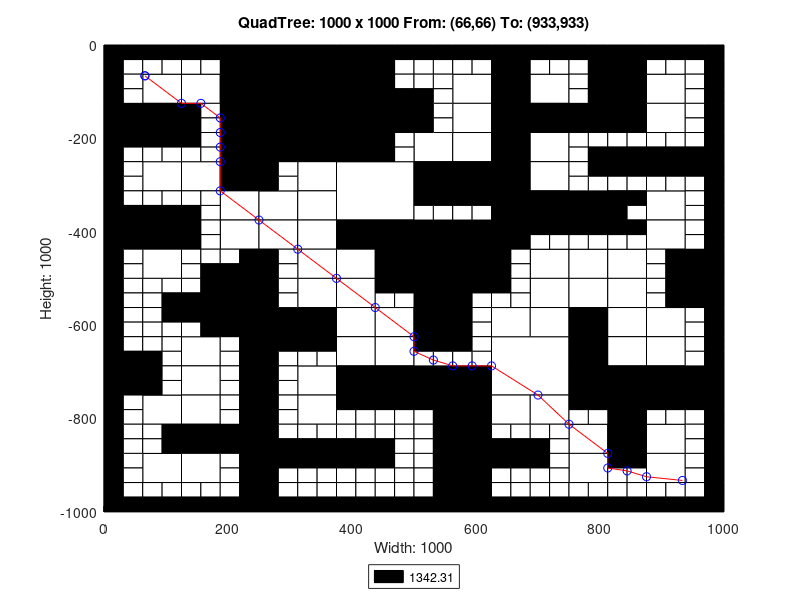

Here is the MATLAB script that generated this plot:
axis([0 1000 -1000 0]);
title('QuadTree: 1000 x 1000 From: (66,66) To: (933,933)');
xlabel('Width: 1000');
ylabel('Height: 1000');
rectangle('Position',[250 -125 125 125], 'FaceColor',[0 0 0]);
rectangle('Position',[250 -250 125 125], 'FaceColor',[0 0 0]);
rectangle('Position',[375 -375 125 125], 'FaceColor',[1 1 1]);
rectangle('Position',[500 -500 125 125], 'FaceColor',[0 0 0]);
rectangle('Position',[625 -750 125 125], 'FaceColor',[1 1 1]);
rectangle('Position',[62.5 -125 62.5 62.5], 'FaceColor',[1 1 1]);
rectangle('Position',[187.5 -62.5 62.5 62.5], 'FaceColor',[0 0 0]);
rectangle('Position',[125 -125 62.5 62.5], 'FaceColor',[1 1 1]);
rectangle('Position',[187.5 -125 62.5 62.5], 'FaceColor',[0 0 0]);
rectangle('Position',[0 -187.5 62.5 62.5], 'FaceColor',[0 0 0]);
rectangle('Position',[62.5 -187.5 62.5 62.5], 'FaceColor',[0 0 0]);
rectangle('Position',[187.5 -187.5 62.5 62.5], 'FaceColor',[0 0 0]);
rectangle('Position',[187.5 -250 62.5 62.5], 'FaceColor',[0 0 0]);
rectangle('Position',[375 -62.5 62.5 62.5], 'FaceColor',[0 0 0]);
rectangle('Position',[375 -125 62.5 62.5], 'FaceColor',[0 0 0]);
rectangle('Position',[375 -187.5 62.5 62.5], 'FaceColor',[0 0 0]);
rectangle('Position',[437.5 -187.5 62.5 62.5], 'FaceColor',[0 0 0]);
rectangle('Position',[375 -250 62.5 62.5], 'FaceColor',[0 0 0]);
rectangle('Position',[62.5 -312.5 62.5 62.5], 'FaceColor',[1 1 1]);
rectangle('Position',[125 -312.5 62.5 62.5], 'FaceColor',[1 1 1]);
rectangle('Position',[187.5 -312.5 62.5 62.5], 'FaceColor',[0 0 0]);
rectangle('Position',[187.5 -375 62.5 62.5], 'FaceColor',[1 1 1]);
rectangle('Position',[0 -437.5 62.5 62.5], 'FaceColor',[0 0 0]);
rectangle('Position',[62.5 -437.5 62.5 62.5], 'FaceColor',[0 0 0]);
rectangle('Position',[62.5 -500 62.5 62.5], 'FaceColor',[1 1 1]);
rectangle('Position',[187.5 -437.5 62.5 62.5], 'FaceColor',[1 1 1]);
rectangle('Position',[312.5 -312.5 62.5 62.5], 'FaceColor',[1 1 1]);
rectangle('Position',[250 -375 62.5 62.5], 'FaceColor',[1 1 1]);
rectangle('Position',[312.5 -375 62.5 62.5], 'FaceColor',[1 1 1]);
rectangle('Position',[250 -437.5 62.5 62.5], 'FaceColor',[1 1 1]);
rectangle('Position',[312.5 -437.5 62.5 62.5], 'FaceColor',[1 1 1]);
rectangle('Position',[312.5 -500 62.5 62.5], 'FaceColor',[1 1 1]);
rectangle('Position',[375 -437.5 62.5 62.5], 'FaceColor',[0 0 0]);
rectangle('Position',[437.5 -437.5 62.5 62.5], 'FaceColor',[0 0 0]);
rectangle('Position',[375 -500 62.5 62.5], 'FaceColor',[1 1 1]);
rectangle('Position',[437.5 -500 62.5 62.5], 'FaceColor',[0 0 0]);
rectangle('Position',[562.5 -125 62.5 62.5], 'FaceColor',[1 1 1]);
rectangle('Position',[625 -62.5 62.5 62.5], 'FaceColor',[0 0 0]);
rectangle('Position',[625 -125 62.5 62.5], 'FaceColor',[0 0 0]);
rectangle('Position',[687.5 -125 62.5 62.5], 'FaceColor',[1 1 1]);
rectangle('Position',[562.5 -187.5 62.5 62.5], 'FaceColor',[1 1 1]);
rectangle('Position',[500 -250 62.5 62.5], 'FaceColor',[1 1 1]);
rectangle('Position',[562.5 -250 62.5 62.5], 'FaceColor',[1 1 1]);
rectangle('Position',[625 -187.5 62.5 62.5], 'FaceColor',[0 0 0]);
rectangle('Position',[687.5 -187.5 62.5 62.5], 'FaceColor',[0 0 0]);
rectangle('Position',[625 -250 62.5 62.5], 'FaceColor',[0 0 0]);
rectangle('Position',[687.5 -250 62.5 62.5], 'FaceColor',[1 1 1]);
rectangle('Position',[812.5 -62.5 62.5 62.5], 'FaceColor',[0 0 0]);
rectangle('Position',[812.5 -125 62.5 62.5], 'FaceColor',[0 0 0]);
rectangle('Position',[875 -125 62.5 62.5], 'FaceColor',[1 1 1]);
rectangle('Position',[750 -187.5 62.5 62.5], 'FaceColor',[0 0 0]);
rectangle('Position',[812.5 -187.5 62.5 62.5], 'FaceColor',[0 0 0]);
rectangle('Position',[875 -187.5 62.5 62.5], 'FaceColor',[1 1 1]);
rectangle('Position',[500 -312.5 62.5 62.5], 'FaceColor',[0 0 0]);
rectangle('Position',[562.5 -312.5 62.5 62.5], 'FaceColor',[0 0 0]);
rectangle('Position',[625 -312.5 62.5 62.5], 'FaceColor',[0 0 0]);
rectangle('Position',[687.5 -312.5 62.5 62.5], 'FaceColor',[1 1 1]);
rectangle('Position',[625 -375 62.5 62.5], 'FaceColor',[0 0 0]);
rectangle('Position',[687.5 -375 62.5 62.5], 'FaceColor',[0 0 0]);
rectangle('Position',[625 -437.5 62.5 62.5], 'FaceColor',[0 0 0]);
rectangle('Position',[687.5 -500 62.5 62.5], 'FaceColor',[1 1 1]);
rectangle('Position',[750 -375 62.5 62.5], 'FaceColor',[0 0 0]);
rectangle('Position',[875 -375 62.5 62.5], 'FaceColor',[1 1 1]);
rectangle('Position',[750 -500 62.5 62.5], 'FaceColor',[1 1 1]);
rectangle('Position',[812.5 -500 62.5 62.5], 'FaceColor',[1 1 1]);
rectangle('Position',[875 -437.5 62.5 62.5], 'FaceColor',[1 1 1]);
rectangle('Position',[937.5 -500 62.5 62.5], 'FaceColor',[0 0 0]);
rectangle('Position',[187.5 -562.5 62.5 62.5], 'FaceColor',[0 0 0]);
rectangle('Position',[187.5 -625 62.5 62.5], 'FaceColor',[0 0 0]);
rectangle('Position',[0 -750 62.5 62.5], 'FaceColor',[0 0 0]);
rectangle('Position',[125 -687.5 62.5 62.5], 'FaceColor',[1 1 1]);
rectangle('Position',[125 -750 62.5 62.5], 'FaceColor',[1 1 1]);
rectangle('Position',[312.5 -562.5 62.5 62.5], 'FaceColor',[1 1 1]);
rectangle('Position',[250 -625 62.5 62.5], 'FaceColor',[0 0 0]);
rectangle('Position',[312.5 -625 62.5 62.5], 'FaceColor',[0 0 0]);
rectangle('Position',[375 -562.5 62.5 62.5], 'FaceColor',[1 1 1]);
rectangle('Position',[375 -625 62.5 62.5], 'FaceColor',[1 1 1]);
rectangle('Position',[437.5 -625 62.5 62.5], 'FaceColor',[1 1 1]);
rectangle('Position',[312.5 -750 62.5 62.5], 'FaceColor',[1 1 1]);
rectangle('Position',[375 -687.5 62.5 62.5], 'FaceColor',[1 1 1]);
rectangle('Position',[437.5 -687.5 62.5 62.5], 'FaceColor',[1 1 1]);
rectangle('Position',[375 -750 62.5 62.5], 'FaceColor',[0 0 0]);
rectangle('Position',[437.5 -750 62.5 62.5], 'FaceColor',[0 0 0]);
rectangle('Position',[62.5 -812.5 62.5 62.5], 'FaceColor',[1 1 1]);
rectangle('Position',[125 -812.5 62.5 62.5], 'FaceColor',[1 1 1]);
rectangle('Position',[125 -875 62.5 62.5], 'FaceColor',[0 0 0]);
rectangle('Position',[187.5 -875 62.5 62.5], 'FaceColor',[0 0 0]);
rectangle('Position',[62.5 -937.5 62.5 62.5], 'FaceColor',[1 1 1]);
rectangle('Position',[125 -937.5 62.5 62.5], 'FaceColor',[1 1 1]);
rectangle('Position',[312.5 -812.5 62.5 62.5], 'FaceColor',[1 1 1]);
rectangle('Position',[500 -562.5 62.5 62.5], 'FaceColor',[0 0 0]);
rectangle('Position',[500 -625 62.5 62.5], 'FaceColor',[0 0 0]);
rectangle('Position',[687.5 -562.5 62.5 62.5], 'FaceColor',[1 1 1]);
rectangle('Position',[625 -625 62.5 62.5], 'FaceColor',[1 1 1]);
rectangle('Position',[687.5 -625 62.5 62.5], 'FaceColor',[1 1 1]);
rectangle('Position',[500 -750 62.5 62.5], 'FaceColor',[0 0 0]);
rectangle('Position',[562.5 -750 62.5 62.5], 'FaceColor',[0 0 0]);
rectangle('Position',[750 -562.5 62.5 62.5], 'FaceColor',[1 1 1]);
rectangle('Position',[812.5 -562.5 62.5 62.5], 'FaceColor',[1 1 1]);
rectangle('Position',[750 -625 62.5 62.5], 'FaceColor',[0 0 0]);
rectangle('Position',[812.5 -625 62.5 62.5], 'FaceColor',[1 1 1]);
rectangle('Position',[937.5 -562.5 62.5 62.5], 'FaceColor',[0 0 0]);
rectangle('Position',[875 -625 62.5 62.5], 'FaceColor',[1 1 1]);
rectangle('Position',[750 -687.5 62.5 62.5], 'FaceColor',[0 0 0]);
rectangle('Position',[812.5 -687.5 62.5 62.5], 'FaceColor',[1 1 1]);
rectangle('Position',[750 -750 62.5 62.5], 'FaceColor',[0 0 0]);
rectangle('Position',[812.5 -750 62.5 62.5], 'FaceColor',[0 0 0]);
rectangle('Position',[875 -687.5 62.5 62.5], 'FaceColor',[1 1 1]);
rectangle('Position',[875 -750 62.5 62.5], 'FaceColor',[0 0 0]);
rectangle('Position',[937.5 -750 62.5 62.5], 'FaceColor',[0 0 0]);
rectangle('Position',[562.5 -812.5 62.5 62.5], 'FaceColor',[0 0 0]);
rectangle('Position',[562.5 -875 62.5 62.5], 'FaceColor',[0 0 0]);
rectangle('Position',[625 -812.5 62.5 62.5], 'FaceColor',[1 1 1]);
rectangle('Position',[687.5 -812.5 62.5 62.5], 'FaceColor',[1 1 1]);
rectangle('Position',[562.5 -937.5 62.5 62.5], 'FaceColor',[0 0 0]);
rectangle('Position',[562.5 -1000 62.5 62.5], 'FaceColor',[0 0 0]);
rectangle('Position',[812.5 -812.5 62.5 62.5], 'FaceColor',[0 0 0]);
rectangle('Position',[750 -875 62.5 62.5], 'FaceColor',[1 1 1]);
rectangle('Position',[812.5 -875 62.5 62.5], 'FaceColor',[0 0 0]);
rectangle('Position',[875 -875 62.5 62.5], 'FaceColor',[1 1 1]);
rectangle('Position',[750 -937.5 62.5 62.5], 'FaceColor',[1 1 1]);
rectangle('Position',[875 -937.5 62.5 62.5], 'FaceColor',[1 1 1]);
rectangle('Position',[0 -31.25 31.25 31.25], 'FaceColor',[0 0 0]);
rectangle('Position',[31.25 -31.25 31.25 31.25], 'FaceColor',[0 0 0]);
rectangle('Position',[0 -62.5 31.25 31.25], 'FaceColor',[0 0 0]);
rectangle('Position',[31.25 -62.5 31.25 31.25], 'FaceColor',[1 1 1]);
rectangle('Position',[62.5 -31.25 31.25 31.25], 'FaceColor',[0 0 0]);
rectangle('Position',[93.75 -31.25 31.25 31.25], 'FaceColor',[0 0 0]);
rectangle('Position',[62.5 -62.5 31.25 31.25], 'FaceColor',[1 1 1]);
rectangle('Position',[93.75 -62.5 31.25 31.25], 'FaceColor',[1 1 1]);
rectangle('Position',[0 -93.75 31.25 31.25], 'FaceColor',[0 0 0]);
rectangle('Position',[31.25 -93.75 31.25 31.25], 'FaceColor',[1 1 1]);
rectangle('Position',[0 -125 31.25 31.25], 'FaceColor',[0 0 0]);
rectangle('Position',[31.25 -125 31.25 31.25], 'FaceColor',[1 1 1]);
rectangle('Position',[125 -31.25 31.25 31.25], 'FaceColor',[0 0 0]);
rectangle('Position',[156.25 -31.25 31.25 31.25], 'FaceColor',[0 0 0]);
rectangle('Position',[125 -62.5 31.25 31.25], 'FaceColor',[1 1 1]);
rectangle('Position',[156.25 -62.5 31.25 31.25], 'FaceColor',[1 1 1]);
rectangle('Position',[0 -218.75 31.25 31.25], 'FaceColor',[0 0 0]);
rectangle('Position',[31.25 -218.75 31.25 31.25], 'FaceColor',[0 0 0]);
rectangle('Position',[0 -250 31.25 31.25], 'FaceColor',[0 0 0]);
rectangle('Position',[31.25 -250 31.25 31.25], 'FaceColor',[1 1 1]);
rectangle('Position',[62.5 -218.75 31.25 31.25], 'FaceColor',[0 0 0]);
rectangle('Position',[93.75 -218.75 31.25 31.25], 'FaceColor',[0 0 0]);
rectangle('Position',[62.5 -250 31.25 31.25], 'FaceColor',[1 1 1]);
rectangle('Position',[93.75 -250 31.25 31.25], 'FaceColor',[1 1 1]);
rectangle('Position',[125 -156.25 31.25 31.25], 'FaceColor',[0 0 0]);
rectangle('Position',[156.25 -156.25 31.25 31.25], 'FaceColor',[1 1 1]);
rectangle('Position',[125 -187.5 31.25 31.25], 'FaceColor',[0 0 0]);
rectangle('Position',[156.25 -187.5 31.25 31.25], 'FaceColor',[1 1 1]);
rectangle('Position',[125 -218.75 31.25 31.25], 'FaceColor',[0 0 0]);
rectangle('Position',[156.25 -218.75 31.25 31.25], 'FaceColor',[1 1 1]);
rectangle('Position',[125 -250 31.25 31.25], 'FaceColor',[1 1 1]);
rectangle('Position',[156.25 -250 31.25 31.25], 'FaceColor',[1 1 1]);
rectangle('Position',[437.5 -31.25 31.25 31.25], 'FaceColor',[0 0 0]);
rectangle('Position',[468.75 -31.25 31.25 31.25], 'FaceColor',[0 0 0]);
rectangle('Position',[437.5 -62.5 31.25 31.25], 'FaceColor',[0 0 0]);
rectangle('Position',[468.75 -62.5 31.25 31.25], 'FaceColor',[1 1 1]);
rectangle('Position',[437.5 -93.75 31.25 31.25], 'FaceColor',[0 0 0]);
rectangle('Position',[468.75 -93.75 31.25 31.25], 'FaceColor',[1 1 1]);
rectangle('Position',[437.5 -125 31.25 31.25], 'FaceColor',[0 0 0]);
rectangle('Position',[468.75 -125 31.25 31.25], 'FaceColor',[0 0 0]);
rectangle('Position',[437.5 -218.75 31.25 31.25], 'FaceColor',[0 0 0]);
rectangle('Position',[468.75 -218.75 31.25 31.25], 'FaceColor',[1 1 1]);
rectangle('Position',[437.5 -250 31.25 31.25], 'FaceColor',[0 0 0]);
rectangle('Position',[468.75 -250 31.25 31.25], 'FaceColor',[1 1 1]);
rectangle('Position',[0 -281.25 31.25 31.25], 'FaceColor',[0 0 0]);
rectangle('Position',[31.25 -281.25 31.25 31.25], 'FaceColor',[1 1 1]);
rectangle('Position',[0 -312.5 31.25 31.25], 'FaceColor',[0 0 0]);
rectangle('Position',[31.25 -312.5 31.25 31.25], 'FaceColor',[1 1 1]);
rectangle('Position',[0 -343.75 31.25 31.25], 'FaceColor',[0 0 0]);
rectangle('Position',[31.25 -343.75 31.25 31.25], 'FaceColor',[1 1 1]);
rectangle('Position',[0 -375 31.25 31.25], 'FaceColor',[0 0 0]);
rectangle('Position',[31.25 -375 31.25 31.25], 'FaceColor',[0 0 0]);
rectangle('Position',[62.5 -343.75 31.25 31.25], 'FaceColor',[1 1 1]);
rectangle('Position',[93.75 -343.75 31.25 31.25], 'FaceColor',[1 1 1]);
rectangle('Position',[62.5 -375 31.25 31.25], 'FaceColor',[0 0 0]);
rectangle('Position',[93.75 -375 31.25 31.25], 'FaceColor',[0 0 0]);
rectangle('Position',[125 -343.75 31.25 31.25], 'FaceColor',[1 1 1]);
rectangle('Position',[156.25 -343.75 31.25 31.25], 'FaceColor',[1 1 1]);
rectangle('Position',[125 -375 31.25 31.25], 'FaceColor',[0 0 0]);
rectangle('Position',[156.25 -375 31.25 31.25], 'FaceColor',[1 1 1]);
rectangle('Position',[0 -468.75 31.25 31.25], 'FaceColor',[0 0 0]);
rectangle('Position',[31.25 -468.75 31.25 31.25], 'FaceColor',[1 1 1]);
rectangle('Position',[0 -500 31.25 31.25], 'FaceColor',[0 0 0]);
rectangle('Position',[31.25 -500 31.25 31.25], 'FaceColor',[1 1 1]);
rectangle('Position',[125 -406.25 31.25 31.25], 'FaceColor',[0 0 0]);
rectangle('Position',[156.25 -406.25 31.25 31.25], 'FaceColor',[1 1 1]);
rectangle('Position',[125 -437.5 31.25 31.25], 'FaceColor',[0 0 0]);
rectangle('Position',[156.25 -437.5 31.25 31.25], 'FaceColor',[1 1 1]);
rectangle('Position',[125 -468.75 31.25 31.25], 'FaceColor',[1 1 1]);
rectangle('Position',[156.25 -468.75 31.25 31.25], 'FaceColor',[1 1 1]);
rectangle('Position',[125 -500 31.25 31.25], 'FaceColor',[1 1 1]);
rectangle('Position',[156.25 -500 31.25 31.25], 'FaceColor',[0 0 0]);
rectangle('Position',[187.5 -468.75 31.25 31.25], 'FaceColor',[1 1 1]);
rectangle('Position',[218.75 -468.75 31.25 31.25], 'FaceColor',[0 0 0]);
rectangle('Position',[187.5 -500 31.25 31.25], 'FaceColor',[0 0 0]);
rectangle('Position',[218.75 -500 31.25 31.25], 'FaceColor',[0 0 0]);
rectangle('Position',[250 -281.25 31.25 31.25], 'FaceColor',[0 0 0]);
rectangle('Position',[281.25 -281.25 31.25 31.25], 'FaceColor',[1 1 1]);
rectangle('Position',[250 -312.5 31.25 31.25], 'FaceColor',[0 0 0]);
rectangle('Position',[281.25 -312.5 31.25 31.25], 'FaceColor',[1 1 1]);
rectangle('Position',[250 -468.75 31.25 31.25], 'FaceColor',[0 0 0]);
rectangle('Position',[281.25 -468.75 31.25 31.25], 'FaceColor',[1 1 1]);
rectangle('Position',[250 -500 31.25 31.25], 'FaceColor',[0 0 0]);
rectangle('Position',[281.25 -500 31.25 31.25], 'FaceColor',[1 1 1]);
rectangle('Position',[500 -31.25 31.25 31.25], 'FaceColor',[0 0 0]);
rectangle('Position',[531.25 -31.25 31.25 31.25], 'FaceColor',[0 0 0]);
rectangle('Position',[500 -62.5 31.25 31.25], 'FaceColor',[1 1 1]);
rectangle('Position',[531.25 -62.5 31.25 31.25], 'FaceColor',[1 1 1]);
rectangle('Position',[562.5 -31.25 31.25 31.25], 'FaceColor',[0 0 0]);
rectangle('Position',[593.75 -31.25 31.25 31.25], 'FaceColor',[0 0 0]);
rectangle('Position',[562.5 -62.5 31.25 31.25], 'FaceColor',[1 1 1]);
rectangle('Position',[593.75 -62.5 31.25 31.25], 'FaceColor',[1 1 1]);
rectangle('Position',[500 -93.75 31.25 31.25], 'FaceColor',[1 1 1]);
rectangle('Position',[531.25 -93.75 31.25 31.25], 'FaceColor',[1 1 1]);
rectangle('Position',[500 -125 31.25 31.25], 'FaceColor',[0 0 0]);
rectangle('Position',[531.25 -125 31.25 31.25], 'FaceColor',[1 1 1]);
rectangle('Position',[687.5 -31.25 31.25 31.25], 'FaceColor',[0 0 0]);
rectangle('Position',[718.75 -31.25 31.25 31.25], 'FaceColor',[0 0 0]);
rectangle('Position',[687.5 -62.5 31.25 31.25], 'FaceColor',[1 1 1]);
rectangle('Position',[718.75 -62.5 31.25 31.25], 'FaceColor',[1 1 1]);
rectangle('Position',[500 -156.25 31.25 31.25], 'FaceColor',[0 0 0]);
rectangle('Position',[531.25 -156.25 31.25 31.25], 'FaceColor',[1 1 1]);
rectangle('Position',[500 -187.5 31.25 31.25], 'FaceColor',[0 0 0]);
rectangle('Position',[531.25 -187.5 31.25 31.25], 'FaceColor',[1 1 1]);
rectangle('Position',[750 -31.25 31.25 31.25], 'FaceColor',[0 0 0]);
rectangle('Position',[781.25 -31.25 31.25 31.25], 'FaceColor',[0 0 0]);
rectangle('Position',[750 -62.5 31.25 31.25], 'FaceColor',[1 1 1]);
rectangle('Position',[781.25 -62.5 31.25 31.25], 'FaceColor',[0 0 0]);
rectangle('Position',[750 -93.75 31.25 31.25], 'FaceColor',[1 1 1]);
rectangle('Position',[781.25 -93.75 31.25 31.25], 'FaceColor',[0 0 0]);
rectangle('Position',[750 -125 31.25 31.25], 'FaceColor',[1 1 1]);
rectangle('Position',[781.25 -125 31.25 31.25], 'FaceColor',[0 0 0]);
rectangle('Position',[875 -31.25 31.25 31.25], 'FaceColor',[0 0 0]);
rectangle('Position',[906.25 -31.25 31.25 31.25], 'FaceColor',[0 0 0]);
rectangle('Position',[875 -62.5 31.25 31.25], 'FaceColor',[1 1 1]);
rectangle('Position',[906.25 -62.5 31.25 31.25], 'FaceColor',[1 1 1]);
rectangle('Position',[937.5 -31.25 31.25 31.25], 'FaceColor',[0 0 0]);
rectangle('Position',[968.75 -31.25 31.25 31.25], 'FaceColor',[0 0 0]);
rectangle('Position',[937.5 -62.5 31.25 31.25], 'FaceColor',[1 1 1]);
rectangle('Position',[968.75 -62.5 31.25 31.25], 'FaceColor',[0 0 0]);
rectangle('Position',[937.5 -93.75 31.25 31.25], 'FaceColor',[1 1 1]);
rectangle('Position',[968.75 -93.75 31.25 31.25], 'FaceColor',[0 0 0]);
rectangle('Position',[937.5 -125 31.25 31.25], 'FaceColor',[1 1 1]);
rectangle('Position',[968.75 -125 31.25 31.25], 'FaceColor',[0 0 0]);
rectangle('Position',[750 -218.75 31.25 31.25], 'FaceColor',[1 1 1]);
rectangle('Position',[781.25 -218.75 31.25 31.25], 'FaceColor',[1 1 1]);
rectangle('Position',[750 -250 31.25 31.25], 'FaceColor',[1 1 1]);
rectangle('Position',[781.25 -250 31.25 31.25], 'FaceColor',[0 0 0]);
rectangle('Position',[812.5 -218.75 31.25 31.25], 'FaceColor',[1 1 1]);
rectangle('Position',[843.75 -218.75 31.25 31.25], 'FaceColor',[1 1 1]);
rectangle('Position',[812.5 -250 31.25 31.25], 'FaceColor',[0 0 0]);
rectangle('Position',[843.75 -250 31.25 31.25], 'FaceColor',[0 0 0]);
rectangle('Position',[937.5 -156.25 31.25 31.25], 'FaceColor',[1 1 1]);
rectangle('Position',[968.75 -156.25 31.25 31.25], 'FaceColor',[0 0 0]);
rectangle('Position',[937.5 -187.5 31.25 31.25], 'FaceColor',[1 1 1]);
rectangle('Position',[968.75 -187.5 31.25 31.25], 'FaceColor',[0 0 0]);
rectangle('Position',[875 -218.75 31.25 31.25], 'FaceColor',[1 1 1]);
rectangle('Position',[906.25 -218.75 31.25 31.25], 'FaceColor',[1 1 1]);
rectangle('Position',[875 -250 31.25 31.25], 'FaceColor',[0 0 0]);
rectangle('Position',[906.25 -250 31.25 31.25], 'FaceColor',[0 0 0]);
rectangle('Position',[937.5 -218.75 31.25 31.25], 'FaceColor',[1 1 1]);
rectangle('Position',[968.75 -218.75 31.25 31.25], 'FaceColor',[0 0 0]);
rectangle('Position',[937.5 -250 31.25 31.25], 'FaceColor',[0 0 0]);
rectangle('Position',[968.75 -250 31.25 31.25], 'FaceColor',[0 0 0]);
rectangle('Position',[500 -343.75 31.25 31.25], 'FaceColor',[0 0 0]);
rectangle('Position',[531.25 -343.75 31.25 31.25], 'FaceColor',[0 0 0]);
rectangle('Position',[500 -375 31.25 31.25], 'FaceColor',[1 1 1]);
rectangle('Position',[531.25 -375 31.25 31.25], 'FaceColor',[1 1 1]);
rectangle('Position',[562.5 -343.75 31.25 31.25], 'FaceColor',[0 0 0]);
rectangle('Position',[593.75 -343.75 31.25 31.25], 'FaceColor',[0 0 0]);
rectangle('Position',[562.5 -375 31.25 31.25], 'FaceColor',[1 1 1]);
rectangle('Position',[593.75 -375 31.25 31.25], 'FaceColor',[1 1 1]);
rectangle('Position',[687.5 -406.25 31.25 31.25], 'FaceColor',[0 0 0]);
rectangle('Position',[718.75 -406.25 31.25 31.25], 'FaceColor',[0 0 0]);
rectangle('Position',[687.5 -437.5 31.25 31.25], 'FaceColor',[1 1 1]);
rectangle('Position',[718.75 -437.5 31.25 31.25], 'FaceColor',[1 1 1]);
rectangle('Position',[625 -468.75 31.25 31.25], 'FaceColor',[0 0 0]);
rectangle('Position',[656.25 -468.75 31.25 31.25], 'FaceColor',[1 1 1]);
rectangle('Position',[625 -500 31.25 31.25], 'FaceColor',[0 0 0]);
rectangle('Position',[656.25 -500 31.25 31.25], 'FaceColor',[1 1 1]);
rectangle('Position',[750 -281.25 31.25 31.25], 'FaceColor',[1 1 1]);
rectangle('Position',[781.25 -281.25 31.25 31.25], 'FaceColor',[0 0 0]);
rectangle('Position',[750 -312.5 31.25 31.25], 'FaceColor',[1 1 1]);
rectangle('Position',[781.25 -312.5 31.25 31.25], 'FaceColor',[1 1 1]);
rectangle('Position',[812.5 -281.25 31.25 31.25], 'FaceColor',[0 0 0]);
rectangle('Position',[843.75 -281.25 31.25 31.25], 'FaceColor',[0 0 0]);
rectangle('Position',[812.5 -312.5 31.25 31.25], 'FaceColor',[1 1 1]);
rectangle('Position',[843.75 -312.5 31.25 31.25], 'FaceColor',[1 1 1]);
rectangle('Position',[812.5 -343.75 31.25 31.25], 'FaceColor',[0 0 0]);
rectangle('Position',[843.75 -343.75 31.25 31.25], 'FaceColor',[0 0 0]);
rectangle('Position',[812.5 -375 31.25 31.25], 'FaceColor',[0 0 0]);
rectangle('Position',[843.75 -375 31.25 31.25], 'FaceColor',[1 1 1]);
rectangle('Position',[875 -281.25 31.25 31.25], 'FaceColor',[0 0 0]);
rectangle('Position',[906.25 -281.25 31.25 31.25], 'FaceColor',[0 0 0]);
rectangle('Position',[875 -312.5 31.25 31.25], 'FaceColor',[1 1 1]);
rectangle('Position',[906.25 -312.5 31.25 31.25], 'FaceColor',[1 1 1]);
rectangle('Position',[937.5 -281.25 31.25 31.25], 'FaceColor',[0 0 0]);
rectangle('Position',[968.75 -281.25 31.25 31.25], 'FaceColor',[0 0 0]);
rectangle('Position',[937.5 -312.5 31.25 31.25], 'FaceColor',[1 1 1]);
rectangle('Position',[968.75 -312.5 31.25 31.25], 'FaceColor',[0 0 0]);
rectangle('Position',[937.5 -343.75 31.25 31.25], 'FaceColor',[1 1 1]);
rectangle('Position',[968.75 -343.75 31.25 31.25], 'FaceColor',[0 0 0]);
rectangle('Position',[937.5 -375 31.25 31.25], 'FaceColor',[1 1 1]);
rectangle('Position',[968.75 -375 31.25 31.25], 'FaceColor',[0 0 0]);
rectangle('Position',[750 -406.25 31.25 31.25], 'FaceColor',[0 0 0]);
rectangle('Position',[781.25 -406.25 31.25 31.25], 'FaceColor',[0 0 0]);
rectangle('Position',[750 -437.5 31.25 31.25], 'FaceColor',[1 1 1]);
rectangle('Position',[781.25 -437.5 31.25 31.25], 'FaceColor',[1 1 1]);
rectangle('Position',[812.5 -406.25 31.25 31.25], 'FaceColor',[0 0 0]);
rectangle('Position',[843.75 -406.25 31.25 31.25], 'FaceColor',[0 0 0]);
rectangle('Position',[812.5 -437.5 31.25 31.25], 'FaceColor',[1 1 1]);
rectangle('Position',[843.75 -437.5 31.25 31.25], 'FaceColor',[1 1 1]);
rectangle('Position',[937.5 -406.25 31.25 31.25], 'FaceColor',[1 1 1]);
rectangle('Position',[968.75 -406.25 31.25 31.25], 'FaceColor',[0 0 0]);
rectangle('Position',[937.5 -437.5 31.25 31.25], 'FaceColor',[1 1 1]);
rectangle('Position',[968.75 -437.5 31.25 31.25], 'FaceColor',[0 0 0]);
rectangle('Position',[875 -468.75 31.25 31.25], 'FaceColor',[1 1 1]);
rectangle('Position',[906.25 -468.75 31.25 31.25], 'FaceColor',[0 0 0]);
rectangle('Position',[875 -500 31.25 31.25], 'FaceColor',[1 1 1]);
rectangle('Position',[906.25 -500 31.25 31.25], 'FaceColor',[0 0 0]);
rectangle('Position',[0 -531.25 31.25 31.25], 'FaceColor',[0 0 0]);
rectangle('Position',[31.25 -531.25 31.25 31.25], 'FaceColor',[1 1 1]);
rectangle('Position',[0 -562.5 31.25 31.25], 'FaceColor',[0 0 0]);
rectangle('Position',[31.25 -562.5 31.25 31.25], 'FaceColor',[1 1 1]);
rectangle('Position',[62.5 -531.25 31.25 31.25], 'FaceColor',[1 1 1]);
rectangle('Position',[93.75 -531.25 31.25 31.25], 'FaceColor',[1 1 1]);
rectangle('Position',[62.5 -562.5 31.25 31.25], 'FaceColor',[1 1 1]);
rectangle('Position',[93.75 -562.5 31.25 31.25], 'FaceColor',[0 0 0]);
rectangle('Position',[0 -593.75 31.25 31.25], 'FaceColor',[0 0 0]);
rectangle('Position',[31.25 -593.75 31.25 31.25], 'FaceColor',[1 1 1]);
rectangle('Position',[0 -625 31.25 31.25], 'FaceColor',[0 0 0]);
rectangle('Position',[31.25 -625 31.25 31.25], 'FaceColor',[1 1 1]);
rectangle('Position',[62.5 -593.75 31.25 31.25], 'FaceColor',[1 1 1]);
rectangle('Position',[93.75 -593.75 31.25 31.25], 'FaceColor',[0 0 0]);
rectangle('Position',[62.5 -625 31.25 31.25], 'FaceColor',[1 1 1]);
rectangle('Position',[93.75 -625 31.25 31.25], 'FaceColor',[1 1 1]);
rectangle('Position',[125 -531.25 31.25 31.25], 'FaceColor',[1 1 1]);
rectangle('Position',[156.25 -531.25 31.25 31.25], 'FaceColor',[0 0 0]);
rectangle('Position',[125 -562.5 31.25 31.25], 'FaceColor',[0 0 0]);
rectangle('Position',[156.25 -562.5 31.25 31.25], 'FaceColor',[0 0 0]);
rectangle('Position',[125 -593.75 31.25 31.25], 'FaceColor',[0 0 0]);
rectangle('Position',[156.25 -593.75 31.25 31.25], 'FaceColor',[0 0 0]);
rectangle('Position',[125 -625 31.25 31.25], 'FaceColor',[1 1 1]);
rectangle('Position',[156.25 -625 31.25 31.25], 'FaceColor',[0 0 0]);
rectangle('Position',[0 -656.25 31.25 31.25], 'FaceColor',[0 0 0]);
rectangle('Position',[31.25 -656.25 31.25 31.25], 'FaceColor',[1 1 1]);
rectangle('Position',[0 -687.5 31.25 31.25], 'FaceColor',[0 0 0]);
rectangle('Position',[31.25 -687.5 31.25 31.25], 'FaceColor',[0 0 0]);
rectangle('Position',[62.5 -656.25 31.25 31.25], 'FaceColor',[1 1 1]);
rectangle('Position',[93.75 -656.25 31.25 31.25], 'FaceColor',[1 1 1]);
rectangle('Position',[62.5 -687.5 31.25 31.25], 'FaceColor',[0 0 0]);
rectangle('Position',[93.75 -687.5 31.25 31.25], 'FaceColor',[1 1 1]);
rectangle('Position',[62.5 -718.75 31.25 31.25], 'FaceColor',[0 0 0]);
rectangle('Position',[93.75 -718.75 31.25 31.25], 'FaceColor',[1 1 1]);
rectangle('Position',[62.5 -750 31.25 31.25], 'FaceColor',[0 0 0]);
rectangle('Position',[93.75 -750 31.25 31.25], 'FaceColor',[1 1 1]);
rectangle('Position',[187.5 -656.25 31.25 31.25], 'FaceColor',[1 1 1]);
rectangle('Position',[218.75 -656.25 31.25 31.25], 'FaceColor',[0 0 0]);
rectangle('Position',[187.5 -687.5 31.25 31.25], 'FaceColor',[1 1 1]);
rectangle('Position',[218.75 -687.5 31.25 31.25], 'FaceColor',[0 0 0]);
rectangle('Position',[187.5 -718.75 31.25 31.25], 'FaceColor',[1 1 1]);
rectangle('Position',[218.75 -718.75 31.25 31.25], 'FaceColor',[0 0 0]);
rectangle('Position',[187.5 -750 31.25 31.25], 'FaceColor',[1 1 1]);
rectangle('Position',[218.75 -750 31.25 31.25], 'FaceColor',[0 0 0]);
rectangle('Position',[250 -531.25 31.25 31.25], 'FaceColor',[0 0 0]);
rectangle('Position',[281.25 -531.25 31.25 31.25], 'FaceColor',[1 1 1]);
rectangle('Position',[250 -562.5 31.25 31.25], 'FaceColor',[0 0 0]);
rectangle('Position',[281.25 -562.5 31.25 31.25], 'FaceColor',[1 1 1]);
rectangle('Position',[437.5 -531.25 31.25 31.25], 'FaceColor',[0 0 0]);
rectangle('Position',[468.75 -531.25 31.25 31.25], 'FaceColor',[0 0 0]);
rectangle('Position',[437.5 -562.5 31.25 31.25], 'FaceColor',[1 1 1]);
rectangle('Position',[468.75 -562.5 31.25 31.25], 'FaceColor',[1 1 1]);
rectangle('Position',[250 -656.25 31.25 31.25], 'FaceColor',[0 0 0]);
rectangle('Position',[281.25 -656.25 31.25 31.25], 'FaceColor',[0 0 0]);
rectangle('Position',[250 -687.5 31.25 31.25], 'FaceColor',[0 0 0]);
rectangle('Position',[281.25 -687.5 31.25 31.25], 'FaceColor',[1 1 1]);
rectangle('Position',[312.5 -656.25 31.25 31.25], 'FaceColor',[0 0 0]);
rectangle('Position',[343.75 -656.25 31.25 31.25], 'FaceColor',[0 0 0]);
rectangle('Position',[312.5 -687.5 31.25 31.25], 'FaceColor',[1 1 1]);
rectangle('Position',[343.75 -687.5 31.25 31.25], 'FaceColor',[1 1 1]);
rectangle('Position',[250 -718.75 31.25 31.25], 'FaceColor',[0 0 0]);
rectangle('Position',[281.25 -718.75 31.25 31.25], 'FaceColor',[1 1 1]);
rectangle('Position',[250 -750 31.25 31.25], 'FaceColor',[0 0 0]);
rectangle('Position',[281.25 -750 31.25 31.25], 'FaceColor',[1 1 1]);
rectangle('Position',[0 -781.25 31.25 31.25], 'FaceColor',[0 0 0]);
rectangle('Position',[31.25 -781.25 31.25 31.25], 'FaceColor',[1 1 1]);
rectangle('Position',[0 -812.5 31.25 31.25], 'FaceColor',[0 0 0]);
rectangle('Position',[31.25 -812.5 31.25 31.25], 'FaceColor',[1 1 1]);
rectangle('Position',[0 -843.75 31.25 31.25], 'FaceColor',[0 0 0]);
rectangle('Position',[31.25 -843.75 31.25 31.25], 'FaceColor',[1 1 1]);
rectangle('Position',[0 -875 31.25 31.25], 'FaceColor',[0 0 0]);
rectangle('Position',[31.25 -875 31.25 31.25], 'FaceColor',[1 1 1]);
rectangle('Position',[62.5 -843.75 31.25 31.25], 'FaceColor',[1 1 1]);
rectangle('Position',[93.75 -843.75 31.25 31.25], 'FaceColor',[0 0 0]);
rectangle('Position',[62.5 -875 31.25 31.25], 'FaceColor',[1 1 1]);
rectangle('Position',[93.75 -875 31.25 31.25], 'FaceColor',[0 0 0]);
rectangle('Position',[187.5 -781.25 31.25 31.25], 'FaceColor',[1 1 1]);
rectangle('Position',[218.75 -781.25 31.25 31.25], 'FaceColor',[0 0 0]);
rectangle('Position',[187.5 -812.5 31.25 31.25], 'FaceColor',[1 1 1]);
rectangle('Position',[218.75 -812.5 31.25 31.25], 'FaceColor',[0 0 0]);
rectangle('Position',[0 -906.25 31.25 31.25], 'FaceColor',[0 0 0]);
rectangle('Position',[31.25 -906.25 31.25 31.25], 'FaceColor',[1 1 1]);
rectangle('Position',[0 -937.5 31.25 31.25], 'FaceColor',[0 0 0]);
rectangle('Position',[31.25 -937.5 31.25 31.25], 'FaceColor',[1 1 1]);
rectangle('Position',[0 -968.75 31.25 31.25], 'FaceColor',[0 0 0]);
rectangle('Position',[31.25 -968.75 31.25 31.25], 'FaceColor',[1 1 1]);
rectangle('Position',[0 -1000 31.25 31.25], 'FaceColor',[0 0 0]);
rectangle('Position',[31.25 -1000 31.25 31.25], 'FaceColor',[0 0 0]);
rectangle('Position',[62.5 -968.75 31.25 31.25], 'FaceColor',[1 1 1]);
rectangle('Position',[93.75 -968.75 31.25 31.25], 'FaceColor',[1 1 1]);
rectangle('Position',[62.5 -1000 31.25 31.25], 'FaceColor',[0 0 0]);
rectangle('Position',[93.75 -1000 31.25 31.25], 'FaceColor',[0 0 0]);
rectangle('Position',[187.5 -906.25 31.25 31.25], 'FaceColor',[1 1 1]);
rectangle('Position',[218.75 -906.25 31.25 31.25], 'FaceColor',[0 0 0]);
rectangle('Position',[187.5 -937.5 31.25 31.25], 'FaceColor',[1 1 1]);
rectangle('Position',[218.75 -937.5 31.25 31.25], 'FaceColor',[0 0 0]);
rectangle('Position',[125 -968.75 31.25 31.25], 'FaceColor',[1 1 1]);
rectangle('Position',[156.25 -968.75 31.25 31.25], 'FaceColor',[1 1 1]);
rectangle('Position',[125 -1000 31.25 31.25], 'FaceColor',[0 0 0]);
rectangle('Position',[156.25 -1000 31.25 31.25], 'FaceColor',[0 0 0]);
rectangle('Position',[187.5 -968.75 31.25 31.25], 'FaceColor',[1 1 1]);
rectangle('Position',[218.75 -968.75 31.25 31.25], 'FaceColor',[0 0 0]);
rectangle('Position',[187.5 -1000 31.25 31.25], 'FaceColor',[0 0 0]);
rectangle('Position',[218.75 -1000 31.25 31.25], 'FaceColor',[0 0 0]);
rectangle('Position',[250 -781.25 31.25 31.25], 'FaceColor',[0 0 0]);
rectangle('Position',[281.25 -781.25 31.25 31.25], 'FaceColor',[1 1 1]);
rectangle('Position',[250 -812.5 31.25 31.25], 'FaceColor',[0 0 0]);
rectangle('Position',[281.25 -812.5 31.25 31.25], 'FaceColor',[1 1 1]);
rectangle('Position',[250 -843.75 31.25 31.25], 'FaceColor',[0 0 0]);
rectangle('Position',[281.25 -843.75 31.25 31.25], 'FaceColor',[1 1 1]);
rectangle('Position',[250 -875 31.25 31.25], 'FaceColor',[0 0 0]);
rectangle('Position',[281.25 -875 31.25 31.25], 'FaceColor',[0 0 0]);
rectangle('Position',[312.5 -843.75 31.25 31.25], 'FaceColor',[1 1 1]);
rectangle('Position',[343.75 -843.75 31.25 31.25], 'FaceColor',[1 1 1]);
rectangle('Position',[312.5 -875 31.25 31.25], 'FaceColor',[0 0 0]);
rectangle('Position',[343.75 -875 31.25 31.25], 'FaceColor',[0 0 0]);
rectangle('Position',[375 -781.25 31.25 31.25], 'FaceColor',[0 0 0]);
rectangle('Position',[406.25 -781.25 31.25 31.25], 'FaceColor',[0 0 0]);
rectangle('Position',[375 -812.5 31.25 31.25], 'FaceColor',[1 1 1]);
rectangle('Position',[406.25 -812.5 31.25 31.25], 'FaceColor',[1 1 1]);
rectangle('Position',[437.5 -781.25 31.25 31.25], 'FaceColor',[0 0 0]);
rectangle('Position',[468.75 -781.25 31.25 31.25], 'FaceColor',[0 0 0]);
rectangle('Position',[437.5 -812.5 31.25 31.25], 'FaceColor',[1 1 1]);
rectangle('Position',[468.75 -812.5 31.25 31.25], 'FaceColor',[1 1 1]);
rectangle('Position',[375 -843.75 31.25 31.25], 'FaceColor',[1 1 1]);
rectangle('Position',[406.25 -843.75 31.25 31.25], 'FaceColor',[1 1 1]);
rectangle('Position',[375 -875 31.25 31.25], 'FaceColor',[0 0 0]);
rectangle('Position',[406.25 -875 31.25 31.25], 'FaceColor',[0 0 0]);
rectangle('Position',[437.5 -843.75 31.25 31.25], 'FaceColor',[1 1 1]);
rectangle('Position',[468.75 -843.75 31.25 31.25], 'FaceColor',[1 1 1]);
rectangle('Position',[437.5 -875 31.25 31.25], 'FaceColor',[0 0 0]);
rectangle('Position',[468.75 -875 31.25 31.25], 'FaceColor',[1 1 1]);
rectangle('Position',[250 -906.25 31.25 31.25], 'FaceColor',[0 0 0]);
rectangle('Position',[281.25 -906.25 31.25 31.25], 'FaceColor',[0 0 0]);
rectangle('Position',[250 -937.5 31.25 31.25], 'FaceColor',[0 0 0]);
rectangle('Position',[281.25 -937.5 31.25 31.25], 'FaceColor',[1 1 1]);
rectangle('Position',[312.5 -906.25 31.25 31.25], 'FaceColor',[0 0 0]);
rectangle('Position',[343.75 -906.25 31.25 31.25], 'FaceColor',[0 0 0]);
rectangle('Position',[312.5 -937.5 31.25 31.25], 'FaceColor',[1 1 1]);
rectangle('Position',[343.75 -937.5 31.25 31.25], 'FaceColor',[1 1 1]);
rectangle('Position',[250 -968.75 31.25 31.25], 'FaceColor',[0 0 0]);
rectangle('Position',[281.25 -968.75 31.25 31.25], 'FaceColor',[1 1 1]);
rectangle('Position',[250 -1000 31.25 31.25], 'FaceColor',[0 0 0]);
rectangle('Position',[281.25 -1000 31.25 31.25], 'FaceColor',[0 0 0]);
rectangle('Position',[312.5 -968.75 31.25 31.25], 'FaceColor',[1 1 1]);
rectangle('Position',[343.75 -968.75 31.25 31.25], 'FaceColor',[1 1 1]);
rectangle('Position',[312.5 -1000 31.25 31.25], 'FaceColor',[0 0 0]);
rectangle('Position',[343.75 -1000 31.25 31.25], 'FaceColor',[0 0 0]);
rectangle('Position',[375 -906.25 31.25 31.25], 'FaceColor',[0 0 0]);
rectangle('Position',[406.25 -906.25 31.25 31.25], 'FaceColor',[0 0 0]);
rectangle('Position',[375 -937.5 31.25 31.25], 'FaceColor',[1 1 1]);
rectangle('Position',[406.25 -937.5 31.25 31.25], 'FaceColor',[1 1 1]);
rectangle('Position',[437.5 -906.25 31.25 31.25], 'FaceColor',[0 0 0]);
rectangle('Position',[468.75 -906.25 31.25 31.25], 'FaceColor',[1 1 1]);
rectangle('Position',[437.5 -937.5 31.25 31.25], 'FaceColor',[1 1 1]);
rectangle('Position',[468.75 -937.5 31.25 31.25], 'FaceColor',[1 1 1]);
rectangle('Position',[375 -968.75 31.25 31.25], 'FaceColor',[1 1 1]);
rectangle('Position',[406.25 -968.75 31.25 31.25], 'FaceColor',[1 1 1]);
rectangle('Position',[375 -1000 31.25 31.25], 'FaceColor',[0 0 0]);
rectangle('Position',[406.25 -1000 31.25 31.25], 'FaceColor',[0 0 0]);
rectangle('Position',[437.5 -968.75 31.25 31.25], 'FaceColor',[1 1 1]);
rectangle('Position',[468.75 -968.75 31.25 31.25], 'FaceColor',[1 1 1]);
rectangle('Position',[437.5 -1000 31.25 31.25], 'FaceColor',[0 0 0]);
rectangle('Position',[468.75 -1000 31.25 31.25], 'FaceColor',[0 0 0]);
rectangle('Position',[562.5 -531.25 31.25 31.25], 'FaceColor',[0 0 0]);
rectangle('Position',[593.75 -531.25 31.25 31.25], 'FaceColor',[0 0 0]);
rectangle('Position',[562.5 -562.5 31.25 31.25], 'FaceColor',[0 0 0]);
rectangle('Position',[593.75 -562.5 31.25 31.25], 'FaceColor',[1 1 1]);
rectangle('Position',[562.5 -593.75 31.25 31.25], 'FaceColor',[0 0 0]);
rectangle('Position',[593.75 -593.75 31.25 31.25], 'FaceColor',[1 1 1]);
rectangle('Position',[562.5 -625 31.25 31.25], 'FaceColor',[0 0 0]);
rectangle('Position',[593.75 -625 31.25 31.25], 'FaceColor',[1 1 1]);
rectangle('Position',[625 -531.25 31.25 31.25], 'FaceColor',[0 0 0]);
rectangle('Position',[656.25 -531.25 31.25 31.25], 'FaceColor',[1 1 1]);
rectangle('Position',[625 -562.5 31.25 31.25], 'FaceColor',[1 1 1]);
rectangle('Position',[656.25 -562.5 31.25 31.25], 'FaceColor',[1 1 1]);
rectangle('Position',[500 -656.25 31.25 31.25], 'FaceColor',[0 0 0]);
rectangle('Position',[531.25 -656.25 31.25 31.25], 'FaceColor',[0 0 0]);
rectangle('Position',[500 -687.5 31.25 31.25], 'FaceColor',[1 1 1]);
rectangle('Position',[531.25 -687.5 31.25 31.25], 'FaceColor',[1 1 1]);
rectangle('Position',[562.5 -656.25 31.25 31.25], 'FaceColor',[0 0 0]);
rectangle('Position',[593.75 -656.25 31.25 31.25], 'FaceColor',[1 1 1]);
rectangle('Position',[562.5 -687.5 31.25 31.25], 'FaceColor',[1 1 1]);
rectangle('Position',[593.75 -687.5 31.25 31.25], 'FaceColor',[1 1 1]);
rectangle('Position',[875 -531.25 31.25 31.25], 'FaceColor',[1 1 1]);
rectangle('Position',[906.25 -531.25 31.25 31.25], 'FaceColor',[0 0 0]);
rectangle('Position',[875 -562.5 31.25 31.25], 'FaceColor',[1 1 1]);
rectangle('Position',[906.25 -562.5 31.25 31.25], 'FaceColor',[0 0 0]);
rectangle('Position',[937.5 -593.75 31.25 31.25], 'FaceColor',[1 1 1]);
rectangle('Position',[968.75 -593.75 31.25 31.25], 'FaceColor',[0 0 0]);
rectangle('Position',[937.5 -625 31.25 31.25], 'FaceColor',[1 1 1]);
rectangle('Position',[968.75 -625 31.25 31.25], 'FaceColor',[0 0 0]);
rectangle('Position',[937.5 -656.25 31.25 31.25], 'FaceColor',[1 1 1]);
rectangle('Position',[968.75 -656.25 31.25 31.25], 'FaceColor',[0 0 0]);
rectangle('Position',[937.5 -687.5 31.25 31.25], 'FaceColor',[1 1 1]);
rectangle('Position',[968.75 -687.5 31.25 31.25], 'FaceColor',[0 0 0]);
rectangle('Position',[500 -781.25 31.25 31.25], 'FaceColor',[0 0 0]);
rectangle('Position',[531.25 -781.25 31.25 31.25], 'FaceColor',[0 0 0]);
rectangle('Position',[500 -812.5 31.25 31.25], 'FaceColor',[1 1 1]);
rectangle('Position',[531.25 -812.5 31.25 31.25], 'FaceColor',[0 0 0]);
rectangle('Position',[500 -843.75 31.25 31.25], 'FaceColor',[1 1 1]);
rectangle('Position',[531.25 -843.75 31.25 31.25], 'FaceColor',[0 0 0]);
rectangle('Position',[500 -875 31.25 31.25], 'FaceColor',[1 1 1]);
rectangle('Position',[531.25 -875 31.25 31.25], 'FaceColor',[0 0 0]);
rectangle('Position',[625 -843.75 31.25 31.25], 'FaceColor',[1 1 1]);
rectangle('Position',[656.25 -843.75 31.25 31.25], 'FaceColor',[1 1 1]);
rectangle('Position',[625 -875 31.25 31.25], 'FaceColor',[0 0 0]);
rectangle('Position',[656.25 -875 31.25 31.25], 'FaceColor',[0 0 0]);
rectangle('Position',[687.5 -843.75 31.25 31.25], 'FaceColor',[1 1 1]);
rectangle('Position',[718.75 -843.75 31.25 31.25], 'FaceColor',[1 1 1]);
rectangle('Position',[687.5 -875 31.25 31.25], 'FaceColor',[0 0 0]);
rectangle('Position',[718.75 -875 31.25 31.25], 'FaceColor',[1 1 1]);
rectangle('Position',[500 -906.25 31.25 31.25], 'FaceColor',[1 1 1]);
rectangle('Position',[531.25 -906.25 31.25 31.25], 'FaceColor',[0 0 0]);
rectangle('Position',[500 -937.5 31.25 31.25], 'FaceColor',[1 1 1]);
rectangle('Position',[531.25 -937.5 31.25 31.25], 'FaceColor',[0 0 0]);
rectangle('Position',[500 -968.75 31.25 31.25], 'FaceColor',[1 1 1]);
rectangle('Position',[531.25 -968.75 31.25 31.25], 'FaceColor',[0 0 0]);
rectangle('Position',[500 -1000 31.25 31.25], 'FaceColor',[0 0 0]);
rectangle('Position',[531.25 -1000 31.25 31.25], 'FaceColor',[0 0 0]);
rectangle('Position',[625 -906.25 31.25 31.25], 'FaceColor',[0 0 0]);
rectangle('Position',[656.25 -906.25 31.25 31.25], 'FaceColor',[0 0 0]);
rectangle('Position',[625 -937.5 31.25 31.25], 'FaceColor',[1 1 1]);
rectangle('Position',[656.25 -937.5 31.25 31.25], 'FaceColor',[1 1 1]);
rectangle('Position',[687.5 -906.25 31.25 31.25], 'FaceColor',[0 0 0]);
rectangle('Position',[718.75 -906.25 31.25 31.25], 'FaceColor',[1 1 1]);
rectangle('Position',[687.5 -937.5 31.25 31.25], 'FaceColor',[1 1 1]);
rectangle('Position',[718.75 -937.5 31.25 31.25], 'FaceColor',[1 1 1]);
rectangle('Position',[625 -968.75 31.25 31.25], 'FaceColor',[1 1 1]);
rectangle('Position',[656.25 -968.75 31.25 31.25], 'FaceColor',[1 1 1]);
rectangle('Position',[625 -1000 31.25 31.25], 'FaceColor',[0 0 0]);
rectangle('Position',[656.25 -1000 31.25 31.25], 'FaceColor',[0 0 0]);
rectangle('Position',[687.5 -968.75 31.25 31.25], 'FaceColor',[1 1 1]);
rectangle('Position',[718.75 -968.75 31.25 31.25], 'FaceColor',[1 1 1]);
rectangle('Position',[687.5 -1000 31.25 31.25], 'FaceColor',[0 0 0]);
rectangle('Position',[718.75 -1000 31.25 31.25], 'FaceColor',[0 0 0]);
rectangle('Position',[750 -781.25 31.25 31.25], 'FaceColor',[0 0 0]);
rectangle('Position',[781.25 -781.25 31.25 31.25], 'FaceColor',[0 0 0]);
rectangle('Position',[750 -812.5 31.25 31.25], 'FaceColor',[1 1 1]);
rectangle('Position',[781.25 -812.5 31.25 31.25], 'FaceColor',[1 1 1]);
rectangle('Position',[875 -781.25 31.25 31.25], 'FaceColor',[0 0 0]);
rectangle('Position',[906.25 -781.25 31.25 31.25], 'FaceColor',[0 0 0]);
rectangle('Position',[875 -812.5 31.25 31.25], 'FaceColor',[1 1 1]);
rectangle('Position',[906.25 -812.5 31.25 31.25], 'FaceColor',[1 1 1]);
rectangle('Position',[937.5 -781.25 31.25 31.25], 'FaceColor',[0 0 0]);
rectangle('Position',[968.75 -781.25 31.25 31.25], 'FaceColor',[0 0 0]);
rectangle('Position',[937.5 -812.5 31.25 31.25], 'FaceColor',[1 1 1]);
rectangle('Position',[968.75 -812.5 31.25 31.25], 'FaceColor',[0 0 0]);
rectangle('Position',[937.5 -843.75 31.25 31.25], 'FaceColor',[1 1 1]);
rectangle('Position',[968.75 -843.75 31.25 31.25], 'FaceColor',[0 0 0]);
rectangle('Position',[937.5 -875 31.25 31.25], 'FaceColor',[1 1 1]);
rectangle('Position',[968.75 -875 31.25 31.25], 'FaceColor',[0 0 0]);
rectangle('Position',[812.5 -906.25 31.25 31.25], 'FaceColor',[0 0 0]);
rectangle('Position',[843.75 -906.25 31.25 31.25], 'FaceColor',[0 0 0]);
rectangle('Position',[812.5 -937.5 31.25 31.25], 'FaceColor',[1 1 1]);
rectangle('Position',[843.75 -937.5 31.25 31.25], 'FaceColor',[1 1 1]);
rectangle('Position',[750 -968.75 31.25 31.25], 'FaceColor',[1 1 1]);
rectangle('Position',[781.25 -968.75 31.25 31.25], 'FaceColor',[1 1 1]);
rectangle('Position',[750 -1000 31.25 31.25], 'FaceColor',[0 0 0]);
rectangle('Position',[781.25 -1000 31.25 31.25], 'FaceColor',[0 0 0]);
rectangle('Position',[812.5 -968.75 31.25 31.25], 'FaceColor',[1 1 1]);
rectangle('Position',[843.75 -968.75 31.25 31.25], 'FaceColor',[1 1 1]);
rectangle('Position',[812.5 -1000 31.25 31.25], 'FaceColor',[0 0 0]);
rectangle('Position',[843.75 -1000 31.25 31.25], 'FaceColor',[0 0 0]);
rectangle('Position',[937.5 -906.25 31.25 31.25], 'FaceColor',[1 1 1]);
rectangle('Position',[968.75 -906.25 31.25 31.25], 'FaceColor',[0 0 0]);
rectangle('Position',[937.5 -937.5 31.25 31.25], 'FaceColor',[1 1 1]);
rectangle('Position',[968.75 -937.5 31.25 31.25], 'FaceColor',[0 0 0]);
rectangle('Position',[875 -968.75 31.25 31.25], 'FaceColor',[1 1 1]);
rectangle('Position',[906.25 -968.75 31.25 31.25], 'FaceColor',[1 1 1]);
rectangle('Position',[875 -1000 31.25 31.25], 'FaceColor',[0 0 0]);
rectangle('Position',[906.25 -1000 31.25 31.25], 'FaceColor',[0 0 0]);
rectangle('Position',[937.5 -968.75 31.25 31.25], 'FaceColor',[1 1 1]);
rectangle('Position',[968.75 -968.75 31.25 31.25], 'FaceColor',[0 0 0]);
rectangle('Position',[937.5 -1000 31.25 31.25], 'FaceColor',[0 0 0]);
rectangle('Position',[968.75 -1000 31.25 31.25], 'FaceColor',[0 0 0]);
X=[933,875,843.75,812.5,812.5,750,700,625,593.75,562.5,531.25,500,500,437.5,375,312.5,250,187.5,187.5,187.5,187.5,187.5,156.25,125,66,66];
Y=[-933,-925,-912.5,-906.25,-875,-812.5,-750,-687.5,-687.5,-687.5,-675,-656.25,-625,-562.5,-500,-437.5,-375,-312.5,-250,-218.75,-187.5,-156.25,-125,-125,-66,-66];
hold on;
plot(X,Y,'r');
plot(X,Y,'bo');
legend('1342.31','Location','southoutside');
